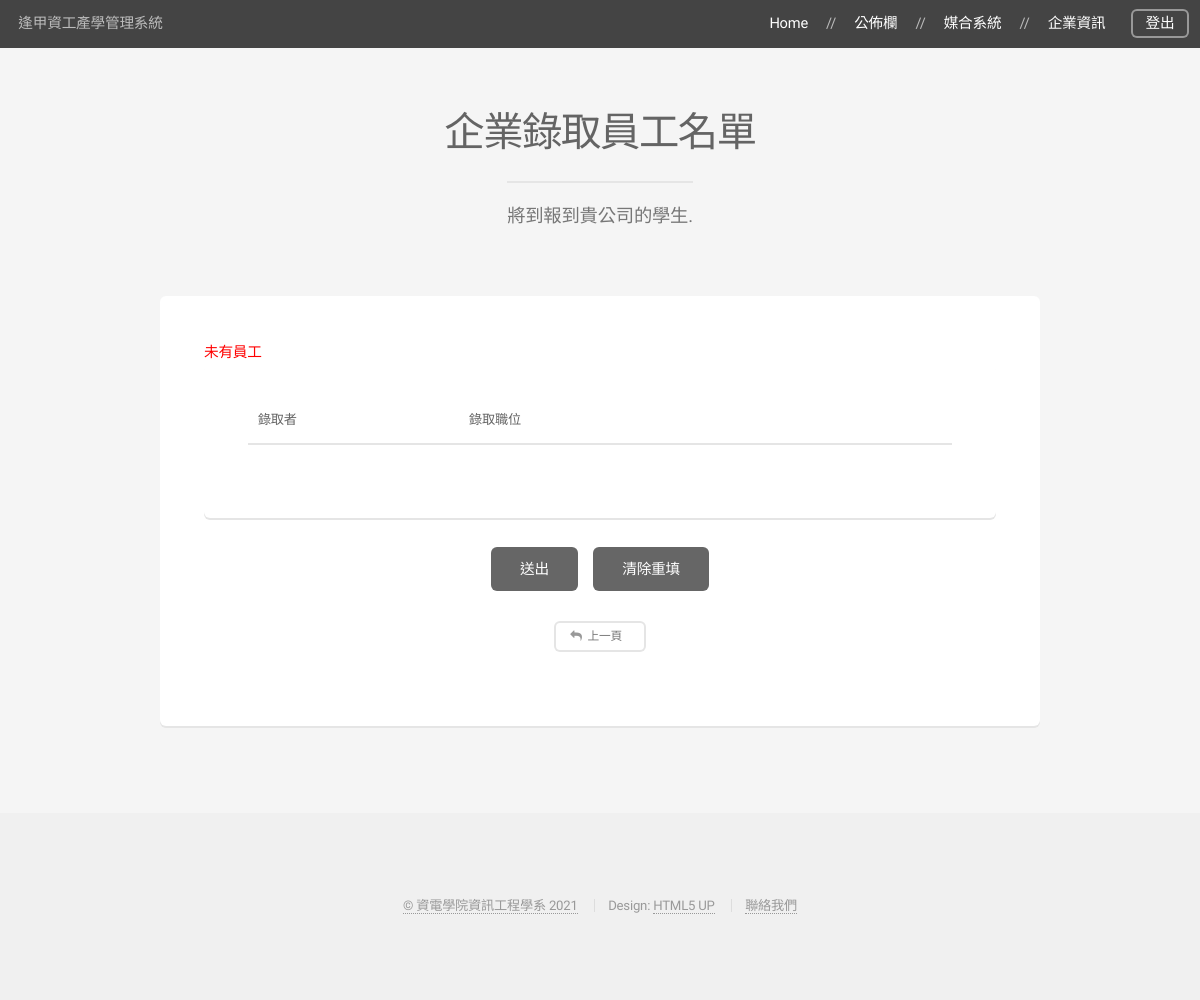
Page /match/companyResult/ (signed in) on the earlier database version.
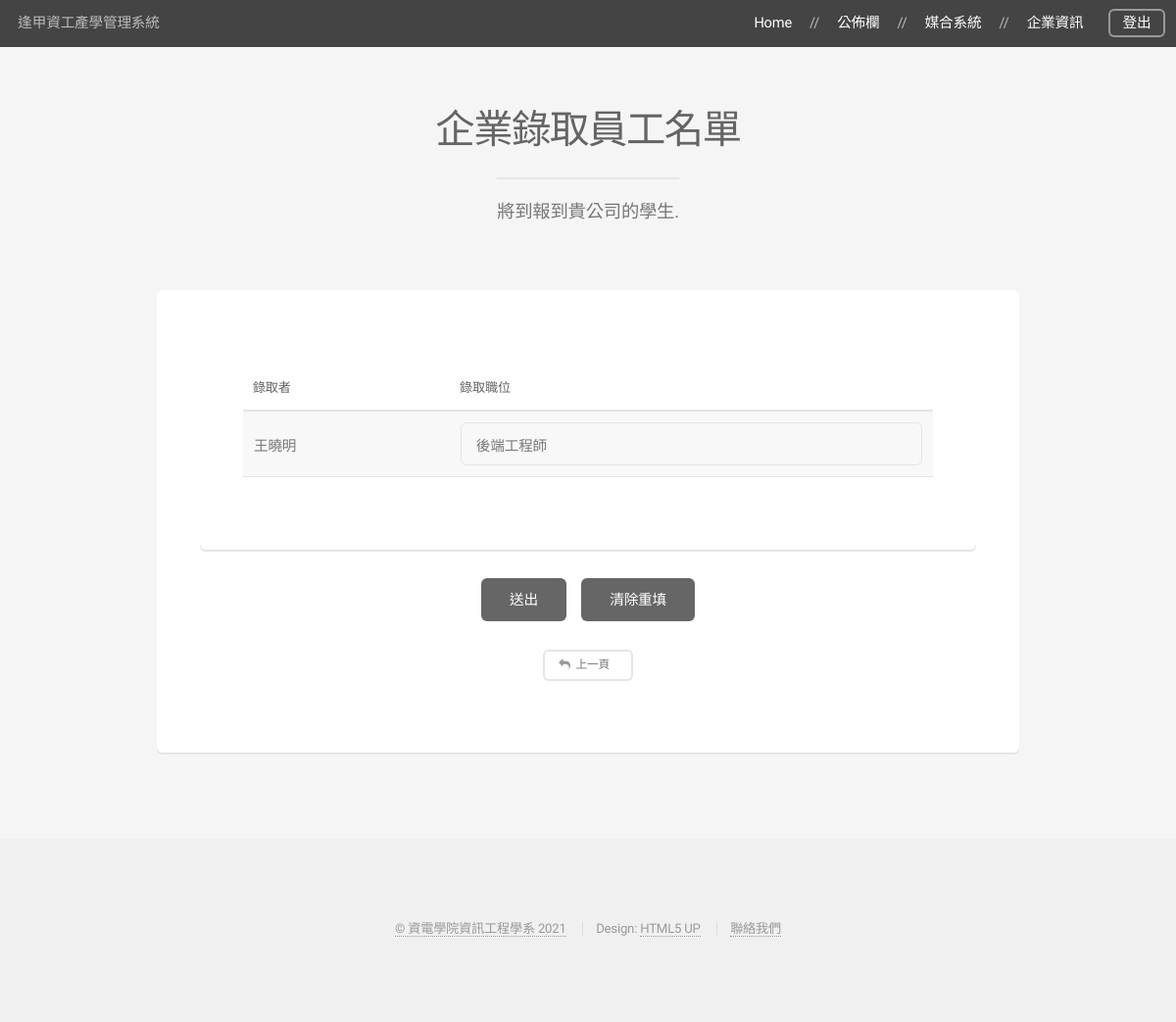
Same page on the later database version.
### match/models.py (models this page shows)
class Result(models.Model):
    student = models.ForeignKey(Student, related_name='result_student', on_delete=models.CASCADE, verbose_name='學生')
    company = models.ForeignKey(Company, related_name='result_company', on_delete=models.CASCADE, verbose_name='公司')
    result_vacancy = models.CharField(max_length=20, verbose_name='獲得職位')
    class Meta:
        ordering = ('student',)
        verbose_name = '媒合結果'
        verbose_name_plural = '媒合結果'

### student/models.py (models this page shows, shortened)
class Student(models.Model):
    user = models.ForeignKey(User, related_name='student_user', on_delete=models.CASCADE, verbose_name='使用者')
    name = models.CharField(max_length=10, verbose_name='姓名', blank=True)
    class_name = models.CharField(max_length=10, verbose_name='班級', blank=True)
    phone = models.CharField(max_length=50, verbose_name='聯絡電話', blank=True)
    email = models.CharField(max_length=100, verbose_name='email', blank=True)
    give_up = models.BooleanField(verbose_name='放棄名額', default=False)
    class Meta:
        ordering = ('user',)
        verbose_name = '學生資料'
        verbose_name_plural = '學生資料'

### match/views.py (the view)
# urls.py: path('companyResult/', views.company_result),
def company_result(request):
    if request.user.is_authenticated:
        if request.user.profile.role == Profile.COMPANY and Function.objects.get(function='企業放榜結果').switch is True:
            check_user = ContactPerson.objects.filter(user=request.user)
            if check_user.exists():
                check_company = Company.objects.filter(contact_persons=check_user.get())
                if check_company.exists():
                    company_ob = check_company.get()
                    check_result = Result.objects.filter(company=company_ob)
                    if check_result.exists():
                        show_result = check_result
                        if request.method == 'POST':
                            for unit in show_result:
                                vacancy = request.POST[unit.student.user.username]
                                unit.result_vacancy = vacancy
                                unit.save()
                            message = '儲存完畢!'
                    else:
                        message = '未有員工'
                else:
                    message = '企業資料未定義!'
                    return redirect('/company/companyEdit')
            else:
                message = '無此負責人'
                return redirect('/company')
        else:
            message = '身分錯誤！請先登出切換身分！'
            return redirect('/personal_index')
        return render(request, 'company_result.html', locals())
    else:
        return redirect('')

### match/templates/company_result.html (shortened to what this page needs)
{% extends 'base.html' %}
{% block headmessage %}
    <header>
        <h2>企業錄取員工名單</h2>
        <p>將到報到貴公司的學生.</p>
    </header>
{% endblock %}
{% block content %}
    <div class="box">
        <form method="POST" action="">
                <div class="col-12">
                    {% if message %}
                        <div class="alert alert-warning" style="color: red">{{message}}</div>
                    {% endif %}
                </div>
                <div class="col-12">
                    <section class="box">
                        <div class="table-wrapper">
                            <table>
                                <thead>
                                <tr>
                                    <th width="30%">錄取者</th>
                                    <th>錄取職位</th>
                                </tr>
                                </thead>
                                <tbody>
                                    {% for unit in show_result %}
                                    <tr>
                                        <td>{{ unit.student.name }}</td>
                                        <td>
                                            <input type="text" name="{{ unit.student.user.username }}" id="{{ unit.student.user.username }}" value="{{ unit.result_vacancy }} " maxlength="20"/>
                                        </td>
                                    </tr>
                                    {% endfor %}
                                </tbody>
                            </table>
                        </div>
                    </section>
                </div>
                <div class="col-12">
                    <ul class="actions special">
                        <li><input type="submit" onclick="return(confirm('確認送出'))" value="送出" /></li>
                        <li><input type="reset" value="清除重填" /></li>
                    </ul>
                </div>
                <div class=" col-2 col-12-mobilep">
                    <ul class="actions special">
                        <li><a href="/company" class="button alt small icon fa-reply">上一頁</a></li>
                    </ul>
                </div>
        </form>
    </div>
{% endblock %}

Differences in the rows shown:
added Result: student.name "王曉明", student "後端工程師"
Other differences:
{{ message }}: "未有員工" → (not shown)
